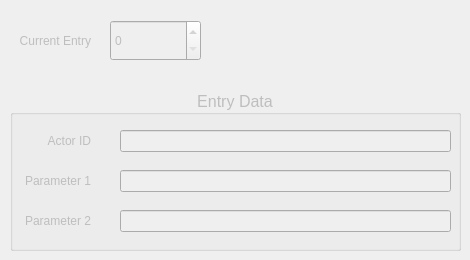
      <widget class="QWidget" name="tab_3">
       <attribute name="title">
        <string>Actors To Control</string>
       </attribute>
       <widget class="QLabel" name="label_14">
        <property name="enabled">
         <bool>false</bool>
        </property>
        <property name="geometry">
         <rect>
          <x>10</x>
          <y>20</y>
          <width>81</width>
          <height>41</height>
         </rect>
        </property>
        <property name="text">
         <string>Current Entry</string>
        </property>
        <property name="alignment">
         <set>Qt::AlignRight|Qt::AlignTrailing|Qt::AlignVCenter</set>
        </property>
       </widget>
       <widget class="QGroupBox" name="groupBox_2">
        <property name="enabled">
         <bool>false</bool>
        </property>
        <property name="geometry">
         <rect>
          <x>10</x>
          <y>90</y>
          <width>451</width>
          <height>161</height>
         </rect>
        </property>
        <property name="font">
         <font>
          <pointsize>12</pointsize>
         </font>
        </property>
        <property name="title">
         <string>Entry Data</string>
        </property>
        <property name="alignment">
         <set>Qt::AlignCenter</set>
        </property>
        <property name="flat">
         <bool>false</bool>
        </property>
        <widget class="QLineEdit" name="dataEntryParameter">
         <property name="enabled">
          <bool>false</bool>
         </property>
         <property name="geometry">
          <rect>
           <x>110</x>
           <y>80</y>
           <width>331</width>
           <height>22</height>
          </rect>
         </property>
         <property name="font">
          <font>
           <pointsize>10</pointsize>
          </font>
         </property>
        </widget>
        <widget class="QLabel" name="label_30">
         <property name="enabled">
          <bool>false</bool>
         </property>
         <property name="geometry">
          <rect>
           <x>10</x>
           <y>120</y>
           <width>71</width>
           <height>21</height>
          </rect>
         </property>
         <property name="font">
          <font>
           <pointsize>9</pointsize>
          </font>
         </property>
         <property name="text">
          <string>Parameter 2</string>
         </property>
         <property name="alignment">
          <set>Qt::AlignRight|Qt::AlignTrailing|Qt::AlignVCenter</set>
         </property>
        </widget>
        <widget class="QLineEdit" name="dataEntryParameter_2">
         <property name="enabled">
          <bool>false</bool>
         </property>
         <property name="geometry">
          <rect>
           <x>110</x>
           <y>120</y>
           <width>331</width>
           <height>22</height>
          </rect>
         </property>
         <property name="font">
          <font>
           <pointsize>10</pointsize>
          </font>
         </property>
        </widget>
        <widget class="QLabel" name="label_29">
         <property name="enabled">
          <bool>false</bool>
         </property>
         <property name="geometry">
          <rect>
           <x>10</x>
           <y>80</y>
           <width>71</width>
           <height>21</height>
          </rect>
         </property>
         <property name="font">
          <font>
           <pointsize>9</pointsize>
          </font>
         </property>
         <property name="text">
          <string>Parameter 1</string>
         </property>
         <property name="alignment">
          <set>Qt::AlignRight|Qt::AlignTrailing|Qt::AlignVCenter</set>
         </property>
        </widget>
        <widget class="QLabel" name="label_31">
         <property name="enabled">
          <bool>false</bool>
         </property>
         <property name="geometry">
          <rect>
           <x>10</x>
           <y>40</y>
           <width>71</width>
           <height>21</height>
          </rect>
         </property>
         <property name="font">
          <font>
           <pointsize>9</pointsize>
          </font>
         </property>
         <property name="text">
          <string>Actor ID</string>
         </property>
         <property name="alignment">
          <set>Qt::AlignRight|Qt::AlignTrailing|Qt::AlignVCenter</set>
         </property>
        </widget>
        <widget class="QLineEdit" name="dataControlActorID">
         <property name="enabled">
          <bool>false</bool>
         </property>
         <property name="geometry">
          <rect>
           <x>110</x>
           <y>40</y>
           <width>331</width>
           <height>22</height>
          </rect>
         </property>
         <property name="font">
          <font>
           <pointsize>10</pointsize>
          </font>
         </property>
        </widget>
       </widget>
       <widget class="QSpinBox" name="dataCurrentEntry">
        <property name="enabled">
         <bool>false</bool>
        </property>
        <property name="geometry">
         <rect>
          <x>110</x>
          <y>20</y>
          <width>91</width>
          <height>41</height>
         </rect>
        </property>
        <property name="minimum">
         <number>0</number>
        </property>
        <property name="maximum">
         <number>99</number>
        </property>
        <property name="value">
         <number>0</number>
        </property>
       </widget>
      </widget>
